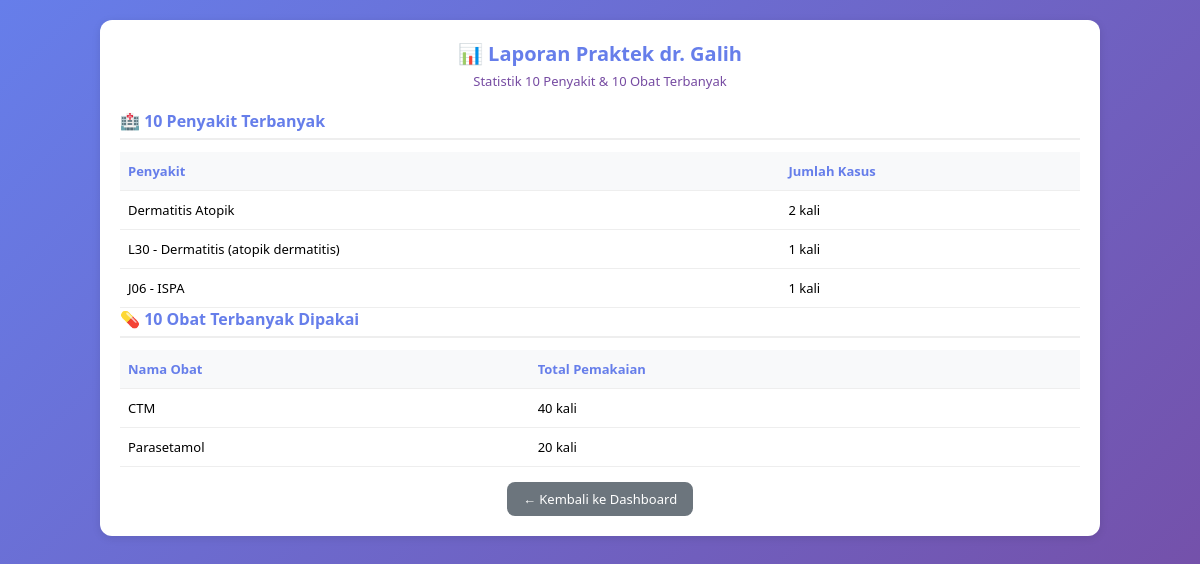
The app's page /laporan (signed in) with its own data.
### tables this page shows
CREATE TABLE rekam_medis (id INTEGER PRIMARY KEY AUTOINCREMENT, pasien_id INTEGER, tanggal TEXT, subjective TEXT, objective TEXT, assessment TEXT, planning TEXT, lampiran_mega TEXT);

CREATE TABLE obat (id INTEGER PRIMARY KEY AUTOINCREMENT, nama TEXT UNIQUE, stok INTEGER, satuan TEXT);

### app.py (the view)
@app.route('/laporan')
@login_required
def laporan():
    conn = get_db()
    penyakit = conn.execute('''
        SELECT assessment, COUNT(*) as total
        FROM rekam_medis
        WHERE assessment IS NOT NULL AND assessment != ''
        GROUP BY assessment
        ORDER BY total DESC
        LIMIT 10
    ''').fetchall()
    obat_top = conn.execute('''
        SELECT o.nama, SUM(r.jumlah) as total
        FROM resep r
        JOIN obat o ON r.obat_id = o.id
        GROUP BY o.id
        ORDER BY total DESC
        LIMIT 10
    ''').fetchall()
    kunjungan = conn.execute('''
        SELECT tanggal, COUNT(*) as jml
        FROM kunjungan
        GROUP BY tanggal
        ORDER BY tanggal DESC
        LIMIT 30
    ''').fetchall()
    conn.close()
    return render_template('laporan.html',
                         penyakit=penyakit,
                         obat_top=obat_top,
                         kunjungan=kunjungan)

### app.py (called while the page is built)
def get_db():
    conn = sqlite3.connect('klinik.db')
    conn.row_factory = sqlite3.Row
    return conn

def login_required(f):
    @wraps(f)
    def decorated(*args, **kwargs):
        if 'logged_in' not in session:
            return redirect(url_for('login'))
        return f(*args, **kwargs)
    return decorated

### templates/laporan.html (shortened to what this page needs)
<!DOCTYPE html>
<html>
<head>
</head>
<body>
<div class="container">
    <div class="card">
        <h2>📊 Laporan Praktek dr. Galih</h2>
        <div class="subtitle">Statistik 10 Penyakit & 10 Obat Terbanyak</div>
        <h3>🏥 10 Penyakit Terbanyak</h3>
        {% if penyakit and penyakit|length > 0 %}
            <div style="overflow-x: auto;">
                <table>
                    <thead>
                        <tr><th>Penyakit</th><th>Jumlah Kasus</th></tr>
                    </thead>
                    <tbody>
                        {% for p in penyakit %}
                        <tr><td>{{ p.assessment }}</td><td>{{ p.total }} kali</td></tr>
                        {% endfor %}
                    </tbody>
                </table>
            </div>
        {% else %}
            <div class="empty-data">⚠️ Belum ada data penyakit</div>
        {% endif %}
        <h3>💊 10 Obat Terbanyak Dipakai</h3>
        {% if obat_top and obat_top|length > 0 %}
            <div style="overflow-x: auto;">
                <table>
                    <thead><tr><th>Nama Obat</th><th>Total Pemakaian</th></tr></thead>
                    <tbody>
                        {% for o in obat_top %}
                        <tr><td>{{ o.nama }}</td><td>{{ o.total }} kali</td></tr>
                        {% endfor %}
                    </tbody>
                </table>
            </div>
        {% else %}
            <div class="empty-data">⚠️ Belum ada data pemakaian obat</div>
        {% endif %}
        <div style="text-align: center;">
            <a href="/dashboard" class="btn-back">← Kembali ke Dashboard</a>
        </div>
    </div>
</div>
</body>
</html>

### templates/laporan.html (style rules this page uses)
* { margin: 0; padding: 0; box-sizing: border-box; }
body { font-family: "Segoe UI", Tahoma, Geneva, Verdana, sans-serif; background: linear-gradient(135deg, #667eea 0%, #764ba2 100%); padding: 20px; min-height: 100vh; }
.container { max-width: 1000px; margin: 0 auto; width: 100%; }
.card { background: white; border-radius: 12px; padding: 20px; margin-bottom: 20px; box-shadow: 0 2px 8px rgba(0,0,0,0.1); }
h2 { color: #667eea; margin-bottom: 5px; text-align: center; font-size: 20px; }
.subtitle { text-align: center; color: #764ba2; margin-bottom: 20px; font-size: 13px; }
h3 { color: #667eea; margin-bottom: 12px; padding-bottom: 6px; border-bottom: 2px solid #eee; font-size: 16px; }
table { width: 100%; border-collapse: collapse; font-size: 13px; }
th, td { padding: 10px 8px; text-align: left; border-bottom: 1px solid #eee; }
th { background: #f8f9fa; color: #667eea; font-weight: 600; }
.btn-back { display: inline-block; text-align: center; margin-top: 15px; padding: 8px 16px; background: #6c757d; color: white; text-decoration: none; border-radius: 8px; font-size: 13px; }

### records on screen
rekam_medis: assessment "Dermatitis Atopik", total "2"
rekam_medis: assessment "L30 - Dermatitis (atopik dermatitis)", total "1"
rekam_medis: assessment "J06 - ISPA", total "1"
obat: nama "CTM", total "40"
obat: nama "Parasetamol", total "20"
